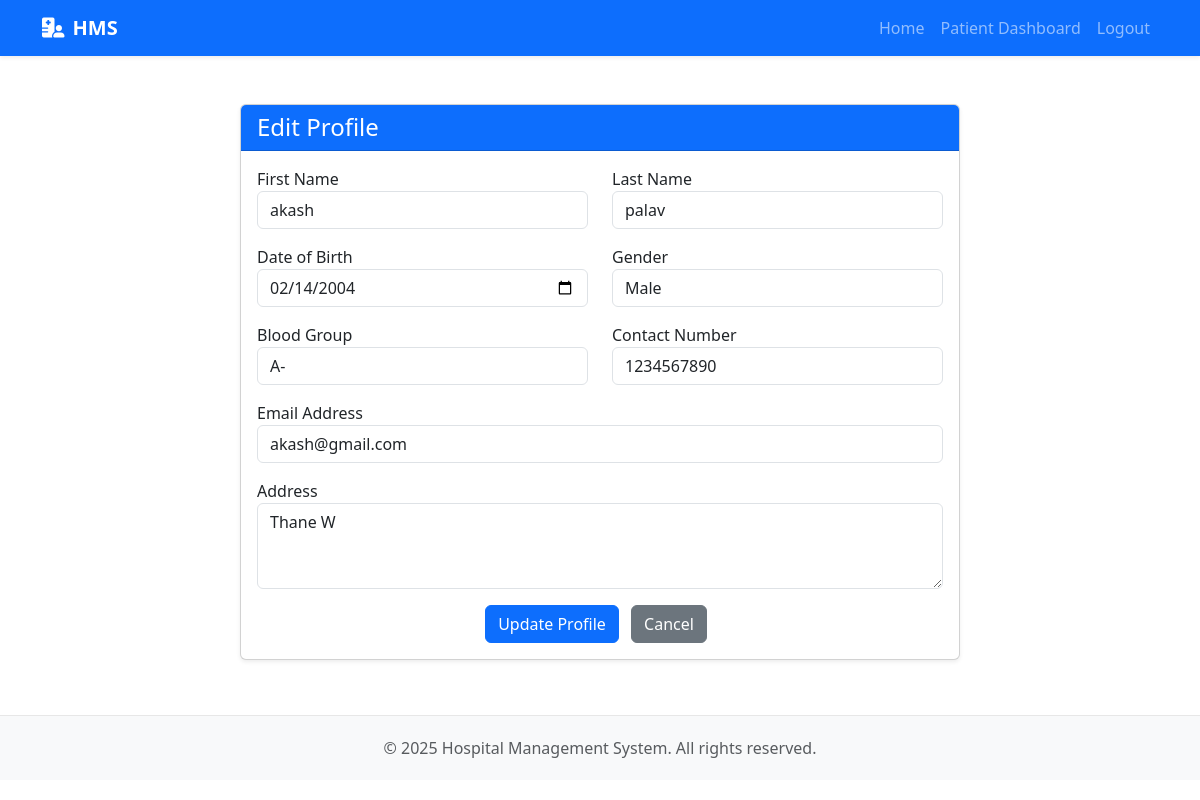
/patient/profile (signed in), run on the app's committed database.
### app/models.py (models this page shows, shortened)
class Patient(db.Model):
    id = db.Column(db.Integer, primary_key=True)
    user_id = db.Column(db.Integer, db.ForeignKey('user.id'))
    first_name = db.Column(db.String(50), nullable=False)
    last_name = db.Column(db.String(50), nullable=False)
    date_of_birth = db.Column(db.Date, nullable=False)
    gender = db.Column(db.String(10))
    blood_group = db.Column(db.String(5))
    contact_number = db.Column(db.String(20))
    email = db.Column(db.String(120))
    address = db.Column(db.Text)
    registration_date = db.Column(db.DateTime, nullable=False, default=datetime.utcnow)
    appointments = db.relationship('Appointment', backref='patient', lazy='dynamic')

### app/routes/patient_routes.py (the view, shortened to what this page needs)
@patient_bp.route('/profile', methods=['GET', 'POST'])
@login_required
def edit_profile():
    patient = Patient.query.filter_by(user_id=current_user.id).first()
    form = EditProfileForm(obj=patient)
    return render_template('patient/edit_profile.html', form=form, patient=patient)

### app/forms.py
class EditProfileForm(FlaskForm):
    first_name = StringField('First Name', validators=[DataRequired(), Length(max=50)])
    last_name = StringField('Last Name', validators=[DataRequired(), Length(max=50)])
    date_of_birth = DateField('Date of Birth', format='%Y-%m-%d', validators=[DataRequired()])
    gender = SelectField('Gender', choices=[('', 'Select Gender'), ('Male', 'Male'), ('Female', 'Female'), ('Other', 'Other')])
    blood_group = SelectField('Blood Group', choices=[
        ('', 'Select Blood Group'), ('A+', 'A+'), ('A-', 'A-'),
        ('B+', 'B+'), ('B-', 'B-'), ('AB+', 'AB+'), ('AB-', 'AB-'),
        ('O+', 'O+'), ('O-', 'O-')
    ])
    contact_number = StringField('Contact Number', validators=[DataRequired(), Length(max=20)])
    email = StringField('Email', validators=[DataRequired(), Email()])
    address = TextAreaField('Address', validators=[DataRequired()])
    submit = SubmitField('Save Changes')

### app/models.py (called while the page is built)
@login_manager.user_loader
def load_user(id):
    return User.query.get(int(id))

### app/templates/patient/edit_profile.html (shortened to what this page needs)
{% extends 'base.html' %}
{% block content %}
<div class="container my-4">
    <div class="row">
        <div class="col-md-8 mx-auto">
            <div class="card">
                <div class="card-header bg-primary text-white">
                    <h4 class="mb-0">Edit Profile</h4>
                </div>
                <div class="card-body">
                    <form method="POST" action="{{ url_for('patient.edit_profile') }}">
                        <div class="row mb-3">
                            <div class="col-md-6">
                                <div class="form-group">
                                    <label for="first_name">First Name</label>
                                    {{ form.first_name(class="form-control", placeholder="Enter your first name") }}
                                </div>
                            </div>
                            <div class="col-md-6">
                                <div class="form-group">
                                    <label for="last_name">Last Name</label>
                                    {{ form.last_name(class="form-control", placeholder="Enter your last name") }}
                                </div>
                            </div>
                        </div>
                        <div class="row mb-3">
                            <div class="col-md-6">
                                <div class="form-group">
                                    <label for="date_of_birth">Date of Birth</label>
                                    {{ form.date_of_birth(class="form-control", type="date") }}
                                </div>
                            </div>
                            <div class="col-md-6">
                                <div class="form-group">
                                    <label for="gender">Gender</label>
                                    {{ form.gender(class="form-control") }}
                                </div>
                            </div>
                        </div>
                        <div class="row mb-3">
                            <div class="col-md-6">
                                <div class="form-group">
                                    <label for="blood_group">Blood Group</label>
                                    {{ form.blood_group(class="form-control") }}
                                </div>
                            </div>
                            <div class="col-md-6">
                                <div class="form-group">
                                    <label for="contact_number">Contact Number</label>
                                    {{ form.contact_number(class="form-control", placeholder="Enter your contact number") }}
                                </div>
                            </div>
                        </div>
                        <div class="form-group mb-3">
                            <label for="email">Email Address</label>
                            {{ form.email(class="form-control", placeholder="Enter your email address") }}
                        </div>
                        <div class="form-group mb-3">
                            <label for="address">Address</label>
                            {{ form.address(class="form-control", placeholder="Enter your address", rows=3) }}
                        </div>
                        <div class="form-group text-center">
                            <button type="submit" class="btn btn-primary">Update Profile</button>
                            <a href="{{ url_for('patient.dashboard') }}" class="btn btn-secondary">Cancel</a>
                        </div>
                    </form>
                </div>
            </div>
        </div>
    </div>
</div>
{% endblock %}

### app/static/css/style.css (style rules this page uses)
body { padding-bottom: 20px; }
.card { box-shadow: 0 0.125rem 0.25rem rgba(0, 0, 0, 0.075); margin-bottom: 1.5rem; }
.card-header { font-weight: 500; }
form .btn { margin-right: 0.5rem; }

### app/templates/base.html (style rules this page uses)
body { display: flex; flex-direction: column; min-height: 100vh; }

### data on the page
Patient: first_name "akash", last_name "palav", date_of_birth "02/14/2004", gender "Male", blood_group "A-", contact_number "1234567890", email "akash@gmail.com", address "Thane W"
